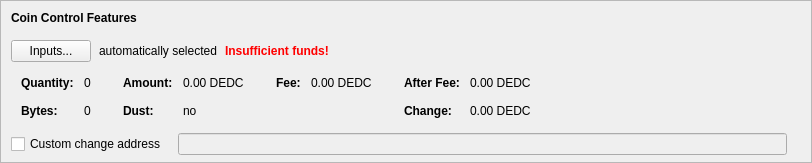
    <widget class="QFrame" name="frameCoinControl">
     <property name="sizePolicy">
      <sizepolicy hsizetype="Expanding" vsizetype="Expanding">
       <horstretch>0</horstretch>
       <verstretch>0</verstretch>
      </sizepolicy>
     </property>
     <property name="maximumSize">
      <size>
       <width>16777215</width>
       <height>16777215</height>
      </size>
     </property>
     <property name="frameShape">
      <enum>QFrame::StyledPanel</enum>
     </property>
     <property name="frameShadow">
      <enum>QFrame::Sunken</enum>
     </property>
     <layout class="QVBoxLayout" name="verticalLayoutCoinControl2">
      <property name="spacing">
       <number>0</number>
      </property>
      <property name="leftMargin">
       <number>0</number>
      </property>
      <property name="topMargin">
       <number>0</number>
      </property>
      <property name="rightMargin">
       <number>0</number>
      </property>
      <property name="bottomMargin">
       <number>6</number>
      </property>
      <item>
       <layout class="QVBoxLayout" name="verticalLayoutCoinControl" stretch="0,0,0,0,1">
        <property name="spacing">
         <number>0</number>
        </property>
        <property name="leftMargin">
         <number>10</number>
        </property>
        <property name="topMargin">
         <number>10</number>
        </property>
        <item>
         <layout class="QHBoxLayout" name="horizontalLayoutCoinControl1">
          <property name="bottomMargin">
           <number>15</number>
          </property>
          <item>
           <widget class="QLabel" name="labelCoinControlFeatures">
            <property name="sizePolicy">
             <sizepolicy hsizetype="Preferred" vsizetype="Maximum">
              <horstretch>0</horstretch>
              <verstretch>0</verstretch>
             </sizepolicy>
            </property>
            <property name="font">
             <font>
              <weight>75</weight>
              <bold>true</bold>
             </font>
            </property>
            <property name="styleSheet">
             <string notr="true">font-weight:bold;</string>
            </property>
            <property name="text">
             <string>Coin Control Features</string>
            </property>
           </widget>
          </item>
         </layout>
        </item>
        <item>
         <layout class="QHBoxLayout" name="horizontalLayoutCoinControl2" stretch="0,0,0,0">
          <property name="spacing">
           <number>8</number>
          </property>
          <property name="bottomMargin">
           <number>10</number>
          </property>
          <item>
           <widget class="QPushButton" name="pushButtonCoinControl">
            <property name="styleSheet">
             <string notr="true"/>
            </property>
            <property name="text">
             <string>Inputs...</string>
            </property>
            <property name="autoDefault">
             <bool>false</bool>
            </property>
           </widget>
          </item>
          <item>
           <widget class="QLabel" name="labelCoinControlAutomaticallySelected">
            <property name="text">
             <string>automatically selected</string>
            </property>
            <property name="margin">
             <number>5</number>
            </property>
           </widget>
          </item>
          <item>
           <widget class="QLabel" name="labelCoinControlInsuffFunds">
            <property name="font">
             <font>
              <weight>75</weight>
              <bold>true</bold>
             </font>
            </property>
            <property name="styleSheet">
             <string notr="true">color:red;font-weight:bold;</string>
            </property>
            <property name="text">
             <string>Insufficient funds!</string>
            </property>
            <property name="margin">
             <number>5</number>
            </property>
           </widget>
          </item>
          <item>
           <spacer name="horizontalSpacerCoinControl">
            <property name="orientation">
             <enum>Qt::Horizontal</enum>
            </property>
            <property name="sizeHint" stdset="0">
             <size>
              <width>40</width>
              <height>1</height>
             </size>
            </property>
           </spacer>
          </item>
         </layout>
        </item>
        <item>
         <widget class="QWidget" name="widgetCoinControl" native="true">
          <property name="sizePolicy">
           <sizepolicy hsizetype="Preferred" vsizetype="Preferred">
            <horstretch>0</horstretch>
            <verstretch>0</verstretch>
           </sizepolicy>
          </property>
          <property name="minimumSize">
           <size>
            <width>0</width>
            <height>0</height>
           </size>
          </property>
          <property name="styleSheet">
           <string notr="true"/>
          </property>
          <layout class="QHBoxLayout" name="horizontalLayoutCoinControl5">
           <property name="leftMargin">
            <number>0</number>
           </property>
           <property name="topMargin">
            <number>0</number>
           </property>
           <property name="rightMargin">
            <number>0</number>
           </property>
           <property name="bottomMargin">
            <number>0</number>
           </property>
           <item>
            <layout class="QHBoxLayout" name="horizontalLayoutCoinControl3" stretch="0,0,0,1">
             <property name="spacing">
              <number>20</number>
             </property>
             <property name="topMargin">
              <number>0</number>
             </property>
             <property name="bottomMargin">
              <number>10</number>
             </property>
             <item>
              <layout class="QFormLayout" name="formLayoutCoinControl1">
               <property name="horizontalSpacing">
                <number>10</number>
               </property>
               <property name="verticalSpacing">
                <number>14</number>
               </property>
               <property name="leftMargin">
                <number>10</number>
               </property>
               <property name="topMargin">
                <number>4</number>
               </property>
               <property name="rightMargin">
                <number>6</number>
               </property>
               <item row="0" column="0">
                <widget class="QLabel" name="labelCoinControlQuantityText">
                 <property name="font">
                  <font>
                   <weight>75</weight>
                   <bold>true</bold>
                  </font>
                 </property>
                 <property name="text">
                  <string>Quantity:</string>
                 </property>
                 <property name="margin">
                  <number>0</number>
                 </property>
                </widget>
               </item>
               <item row="0" column="1">
                <widget class="QLabel" name="labelCoinControlQuantity">
                 <property name="cursor">
                  <cursorShape>IBeamCursor</cursorShape>
                 </property>
                 <property name="contextMenuPolicy">
                  <enum>Qt::ActionsContextMenu</enum>
                 </property>
                 <property name="text">
                  <string notr="true">0</string>
                 </property>
                 <property name="margin">
                  <number>0</number>
                 </property>
                 <property name="textInteractionFlags">
                  <set>Qt::LinksAccessibleByMouse|Qt::TextSelectableByKeyboard|Qt::TextSelectableByMouse</set>
                 </property>
                </widget>
               </item>
               <item row="1" column="0">
                <widget class="QLabel" name="labelCoinControlBytesText">
                 <property name="font">
                  <font>
                   <weight>75</weight>
                   <bold>true</bold>
                  </font>
                 </property>
                 <property name="text">
                  <string>Bytes:</string>
                 </property>
                </widget>
               </item>
               <item row="1" column="1">
                <widget class="QLabel" name="labelCoinControlBytes">
                 <property name="cursor">
                  <cursorShape>IBeamCursor</cursorShape>
                 </property>
                 <property name="contextMenuPolicy">
                  <enum>Qt::ActionsContextMenu</enum>
                 </property>
                 <property name="text">
                  <string notr="true">0</string>
                 </property>
                 <property name="textInteractionFlags">
                  <set>Qt::LinksAccessibleByMouse|Qt::TextSelectableByKeyboard|Qt::TextSelectableByMouse</set>
                 </property>
                </widget>
               </item>
              </layout>
             </item>
             <item>
              <layout class="QFormLayout" name="formLayoutCoinControl2">
               <property name="horizontalSpacing">
                <number>10</number>
               </property>
               <property name="verticalSpacing">
                <number>14</number>
               </property>
               <property name="leftMargin">
                <number>6</number>
               </property>
               <property name="topMargin">
                <number>4</number>
               </property>
               <property name="rightMargin">
                <number>6</number>
               </property>
               <item row="0" column="0">
                <widget class="QLabel" name="labelCoinControlAmountText">
                 <property name="font">
                  <font>
                   <weight>75</weight>
                   <bold>true</bold>
                  </font>
                 </property>
                 <property name="text">
                  <string>Amount:</string>
                 </property>
                 <property name="margin">
                  <number>0</number>
                 </property>
                </widget>
               </item>
               <item row="0" column="1">
                <widget class="QLabel" name="labelCoinControlAmount">
                 <property name="cursor">
                  <cursorShape>IBeamCursor</cursorShape>
                 </property>
                 <property name="contextMenuPolicy">
                  <enum>Qt::ActionsContextMenu</enum>
                 </property>
                 <property name="text">
                  <string notr="true">0.00 DEDC</string>
                 </property>
                 <property name="textInteractionFlags">
                  <set>Qt::LinksAccessibleByMouse|Qt::TextSelectableByKeyboard|Qt::TextSelectableByMouse</set>
                 </property>
                </widget>
               </item>
               <item row="1" column="0">
                <widget class="QLabel" name="labelCoinControlLowOutputText">
                 <property name="font">
                  <font>
                   <weight>75</weight>
                   <bold>true</bold>
                  </font>
                 </property>
                 <property name="text">
                  <string>Dust:</string>
                 </property>
                </widget>
               </item>
               <item row="1" column="1">
                <widget class="QLabel" name="labelCoinControlLowOutput">
                 <property name="cursor">
                  <cursorShape>IBeamCursor</cursorShape>
                 </property>
                 <property name="contextMenuPolicy">
                  <enum>Qt::ActionsContextMenu</enum>
                 </property>
                 <property name="text">
                  <string notr="true">no</string>
                 </property>
                 <property name="textInteractionFlags">
                  <set>Qt::LinksAccessibleByMouse|Qt::TextSelectableByKeyboard|Qt::TextSelectableByMouse</set>
                 </property>
                </widget>
               </item>
              </layout>
             </item>
             <item>
              <layout class="QFormLayout" name="formLayoutCoinControl3">
               <property name="horizontalSpacing">
                <number>10</number>
               </property>
               <property name="verticalSpacing">
                <number>14</number>
               </property>
               <property name="leftMargin">
                <number>6</number>
               </property>
               <property name="topMargin">
                <number>4</number>
               </property>
               <property name="rightMargin">
                <number>6</number>
               </property>
               <item row="0" column="0">
                <widget class="QLabel" name="labelCoinControlFeeText">
                 <property name="font">
                  <font>
                   <weight>75</weight>
                   <bold>true</bold>
                  </font>
                 </property>
                 <property name="text">
                  <string>Fee:</string>
                 </property>
                 <property name="margin">
                  <number>0</number>
                 </property>
                </widget>
               </item>
               <item row="0" column="1">
                <widget class="QLabel" name="labelCoinControlFee">
                 <property name="cursor">
                  <cursorShape>IBeamCursor</cursorShape>
                 </property>
                 <property name="contextMenuPolicy">
                  <enum>Qt::ActionsContextMenu</enum>
                 </property>
                 <property name="text">
                  <string notr="true">0.00 DEDC</string>
                 </property>
                 <property name="textInteractionFlags">
                  <set>Qt::LinksAccessibleByMouse|Qt::TextSelectableByKeyboard|Qt::TextSelectableByMouse</set>
                 </property>
                </widget>
               </item>
              </layout>
             </item>
             <item>
              <layout class="QFormLayout" name="formLayoutCoinControl4">
               <property name="horizontalSpacing">
                <number>10</number>
               </property>
               <property name="verticalSpacing">
                <number>14</number>
               </property>
               <property name="leftMargin">
                <number>6</number>
               </property>
               <property name="topMargin">
                <number>4</number>
               </property>
               <property name="rightMargin">
                <number>6</number>
               </property>
               <item row="0" column="0">
                <widget class="QLabel" name="labelCoinControlAfterFeeText">
                 <property name="font">
                  <font>
                   <weight>75</weight>
                   <bold>true</bold>
                  </font>
                 </property>
                 <property name="text">
                  <string>After Fee:</string>
                 </property>
                 <property name="margin">
                  <number>0</number>
                 </property>
                </widget>
               </item>
               <item row="0" column="1">
                <widget class="QLabel" name="labelCoinControlAfterFee">
                 <property name="cursor">
                  <cursorShape>IBeamCursor</cursorShape>
                 </property>
                 <property name="contextMenuPolicy">
                  <enum>Qt::ActionsContextMenu</enum>
                 </property>
                 <property name="text">
                  <string notr="true">0.00 DEDC</string>
                 </property>
                 <property name="textInteractionFlags">
                  <set>Qt::LinksAccessibleByMouse|Qt::TextSelectableByKeyboard|Qt::TextSelectableByMouse</set>
                 </property>
                </widget>
               </item>
               <item row="1" column="0">
                <widget class="QLabel" name="labelCoinControlChangeText">
                 <property name="font">
                  <font>
                   <weight>75</weight>
                   <bold>true</bold>
                  </font>
                 </property>
                 <property name="text">
                  <string>Change:</string>
                 </property>
                </widget>
               </item>
               <item row="1" column="1">
                <widget class="QLabel" name="labelCoinControlChange">
                 <property name="cursor">
                  <cursorShape>IBeamCursor</cursorShape>
                 </property>
                 <property name="contextMenuPolicy">
                  <enum>Qt::ActionsContextMenu</enum>
                 </property>
                 <property name="text">
                  <string notr="true">0.00 DEDC</string>
                 </property>
                 <property name="textInteractionFlags">
                  <set>Qt::LinksAccessibleByMouse|Qt::TextSelectableByKeyboard|Qt::TextSelectableByMouse</set>
                 </property>
                </widget>
               </item>
              </layout>
             </item>
            </layout>
           </item>
          </layout>
         </widget>
        </item>
        <item>
         <layout class="QHBoxLayout" name="horizontalLayoutCoinControl4" stretch="0,0,0">
          <property name="spacing">
           <number>12</number>
          </property>
          <property name="sizeConstraint">
           <enum>QLayout::SetDefaultConstraint</enum>
          </property>
          <property name="topMargin">
           <number>5</number>
          </property>
          <property name="rightMargin">
           <number>5</number>
          </property>
          <item>
           <widget class="QCheckBox" name="checkBoxCoinControlChange">
            <property name="toolTip">
             <string>If this is activated, but the change address is empty or invalid, change will be sent to a newly generated address.</string>
            </property>
            <property name="text">
             <string>Custom change address</string>
            </property>
           </widget>
          </item>
          <item>
           <widget class="QValidatedLineEdit" name="lineEditCoinControlChange">
            <property name="enabled">
             <bool>false</bool>
            </property>
            <property name="sizePolicy">
             <sizepolicy hsizetype="Expanding" vsizetype="Fixed">
              <horstretch>0</horstretch>
              <verstretch>0</verstretch>
             </sizepolicy>
            </property>
           </widget>
          </item>
          <item>
           <widget class="QLabel" name="labelCoinControlChangeLabel">
            <property name="sizePolicy">
             <sizepolicy hsizetype="Preferred" vsizetype="Expanding">
              <horstretch>0</horstretch>
              <verstretch>0</verstretch>
             </sizepolicy>
            </property>
            <property name="minimumSize">
             <size>
              <width>0</width>
              <height>0</height>
             </size>
            </property>
            <property name="text">
             <string/>
            </property>
            <property name="margin">
             <number>3</number>
            </property>
           </widget>
          </item>
         </layout>
        </item>
        <item>
         <spacer name="verticalSpacerCoinControl">
          <property name="orientation">
           <enum>Qt::Vertical</enum>
          </property>
          <property name="sizeHint" stdset="0">
           <size>
            <width>800</width>
            <height>1</height>
           </size>
          </property>
         </spacer>
        </item>
       </layout>
      </item>
     </layout>
    </widget>
